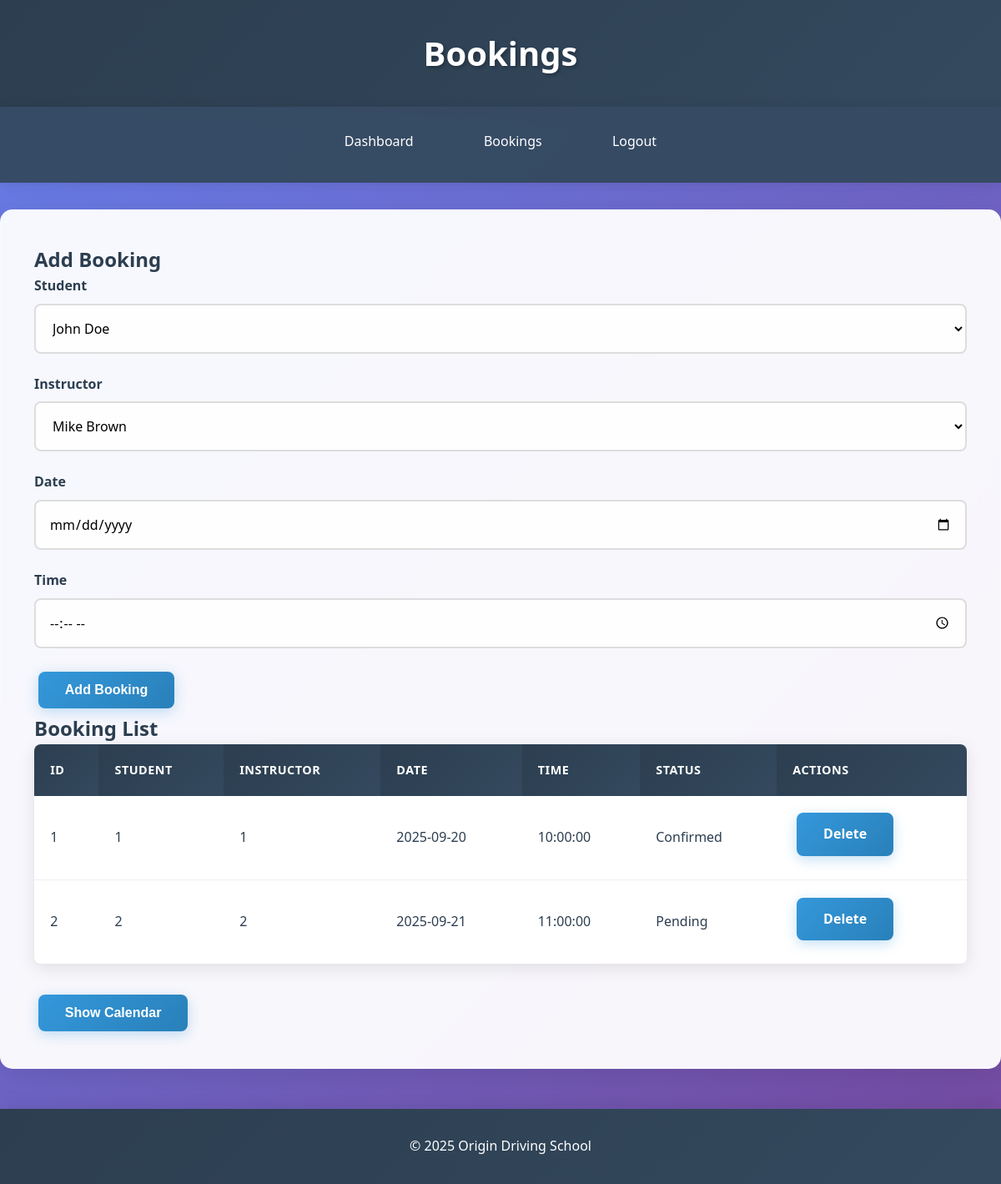
Screenshot of /php/bookings.php (signed in) with the database file from the repository.
### tables this page shows
CREATE TABLE bookings (
    id INT AUTO_INCREMENT PRIMARY KEY,
    student_id INT,
    instructor_id INT,
    date DATE,
    time TIME,
    status VARCHAR(50),
    FOREIGN KEY (student_id) REFERENCES students(id),
    FOREIGN KEY (instructor_id) REFERENCES instructors(id)
);

### php/bookings.php (the view, shortened to what this page needs)
<?php
require_once 'db_connect.php';
$res = $conn->query('SELECT * FROM bookings');
$students = $conn->query('SELECT * FROM students');
$instructors = $conn->query('SELECT * FROM instructors');
?>
<!DOCTYPE html>
<html lang="en">
<head>
    <link rel="stylesheet" href="../css/styles.css">
</head>
<body>
    <header><h1>Bookings</h1></header>
    <nav>
        <a href="../dashboard.php">Dashboard</a>
        <a href="bookings.php">Bookings</a>
        <a href="../php/logout.php">Logout</a>
    </nav>
    <div class="container">
        <h2>Add Booking</h2>
        <form method="post" action="?action=add">
            <div class="form-group"><label>Student</label><select name="student_id" required>
                <?php while($s = $students->fetch_assoc()): ?>
                <option value="<?php echo $s['id']; ?>"><?php echo $s['name']; ?></option>
                <?php endwhile; ?>
            </select></div>
            <div class="form-group"><label>Instructor</label><select name="instructor_id" required>
                <?php while($i = $instructors->fetch_assoc()): ?>
                <option value="<?php echo $i['id']; ?>"><?php echo $i['name']; ?></option>
                <?php endwhile; ?>
            </select></div>
            <div class="form-group"><label>Date</label><input type="date" name="date" required></div>
            <div class="form-group"><label>Time</label><input type="time" name="time" required></div>
            <button class="btn" type="submit">Add Booking</button>
        </form>
        <h2>Booking List</h2>
        <table class="table">
            <tr><th>ID</th><th>Student</th><th>Instructor</th><th>Date</th><th>Time</th><th>Status</th><th>Actions</th></tr>
            <?php while($row = $res->fetch_assoc()): ?>
            <tr>
                <td><?php echo $row['id']; ?></td>
                <td><?php echo $row['student_id']; ?></td>
                <td><?php echo $row['instructor_id']; ?></td>
                <td><?php echo $row['date']; ?></td>
                <td><?php echo $row['time']; ?></td>
                <td><?php echo $row['status']; ?></td>
                <td><a class="btn" href="?action=delete&id=<?php echo $row['id']; ?>" onclick="return confirm('Delete booking?');">Delete</a></td>
            </tr>
            <?php endwhile; ?>
        </table>
        <button class="btn" onclick="showCalendar()">Show Calendar</button>
    </div>
    <footer>&copy; 2025 Origin Driving School</footer>
</body>
</html>

### css/styles.css (style rules this page uses)
:root { --primary-color: #2c3e50; --secondary-color: #3498db; --accent-color: #e74c3c; --success-color: #27ae60; --warning-color: #f39c12; --light-bg: #ecf0f1; --dark-bg: #34495e; --text-dark: #2c3e50; --text-light: #ffffff; --shadow: rgba(0, 0, 0, 0.1); --shadow-hover: rgba(0, 0, 0, 0.2); --border-radius: 8px; --transition: all 0.3s cubic-bezier(0.4, 0, 0.2, 1); }
* { margin: 0; padding: 0; box-sizing: border-box; }
body { font-family: 'Segoe UI', Tahoma, Geneva, Verdana, sans-serif; background: linear-gradient(135deg, #667eea 0%, #764ba2 100%); color: var(--text-dark); line-height: 1.6; min-height: 100vh; }
header { background: linear-gradient(135deg, var(--primary-color) 0%, var(--dark-bg) 100%); color: var(--text-light); padding: 2rem 0; text-align: center; box-shadow: 0 4px 20px var(--shadow); position: relative; overflow: hidden; }
header::before { content: ''; position: absolute; top: 0; left: -100%; width: 100%; height: 100%; background: linear-gradient(90deg, transparent, rgba(255,255,255,0.1), transparent); animation: shimmer 3s infinite; }
header h1 { font-size: 2.5rem; font-weight: 700; text-shadow: 2px 2px 4px rgba(0,0,0,0.3); animation: fadeInDown 1s ease-out; }
nav { background: rgba(52, 73, 94, 0.95); backdrop-filter: blur(10px); padding: 1rem 0; text-align: center; box-shadow: 0 2px 15px var(--shadow); position: sticky; top: 0; z-index: 1000; }
nav a { color: var(--text-light); margin: 0 1rem; text-decoration: none; padding: 0.8rem 1.5rem; border-radius: var(--border-radius); transition: var(--transition); display: inline-block; font-weight: 500; position: relative; overflow: hidden; }
nav a::before { content: ''; position: absolute; top: 0; left: -100%; width: 100%; height: 100%; background: linear-gradient(90deg, transparent, rgba(255,255,255,0.2), transparent); transition: var(--transition); }
.container { max-width: 1200px; margin: 2rem auto; background: rgba(255, 255, 255, 0.95); backdrop-filter: blur(10px); padding: 2.5rem; border-radius: 15px; box-shadow: 0 10px 40px var(--shadow); animation: fadeInUp 0.8s ease-out; border: 1px solid rgba(255, 255, 255, 0.2); }
.btn { background: linear-gradient(135deg, var(--secondary-color) 0%, #2980b9 100%); color: var(--text-light); padding: 0.8rem 2rem; border: none; border-radius: var(--border-radius); cursor: pointer; font-size: 1rem; font-weight: 600; text-decoration: none; display: inline-block; transition: var(--transition); box-shadow: 0 4px 15px rgba(52, 152, 219, 0.3); position: relative; overflow: hidden; margin: 0.3rem; }
.btn::before { content: ''; position: absolute; top: 0; left: -100%; width: 100%; height: 100%; background: linear-gradient(90deg, transparent, rgba(255,255,255,0.2), transparent); transition: var(--transition); }
.table { width: 100%; border-collapse: collapse; margin-bottom: 2rem; background: white; border-radius: var(--border-radius); overflow: hidden; box-shadow: 0 5px 20px var(--shadow); animation: slideIn 0.6s ease-out; }
.table th { background: linear-gradient(135deg, var(--primary-color) 0%, var(--dark-bg) 100%); color: var(--text-light); padding: 1.2rem; text-align: left; font-weight: 600; text-transform: uppercase; letter-spacing: 0.5px; font-size: 0.9rem; }
.table td { padding: 1rem 1.2rem; border-bottom: 1px solid #ecf0f1; transition: var(--transition); }
.table tr:last-child td { border-bottom: none; }
.form-group { margin-bottom: 1.5rem; position: relative; }
label { display: block; margin-bottom: 0.5rem; font-weight: 600; color: var(--text-dark); font-size: 1rem; }
input, select, textarea { width: 100%; padding: 1rem; border: 2px solid #ddd; border-radius: var(--border-radius); font-size: 1rem; transition: var(--transition); background: rgba(255, 255, 255, 0.9); font-family: inherit; }
footer { background: linear-gradient(135deg, var(--primary-color) 0%, var(--dark-bg) 100%); color: var(--text-light); padding: 2rem 0; text-align: center; margin-top: 3rem; box-shadow: 0 -4px 20px var(--shadow); }

### rows the page displays
bookings: id "1", student "1", instructor "1", date "2025-09-20", time "10:00:00", status "Confirmed"
bookings: id "2", student "2", instructor "2", date "2025-09-21", time "11:00:00", status "Pending"

### other values shown
form field student_id "John Doe"
form field instructor_id "Mike Brown"
